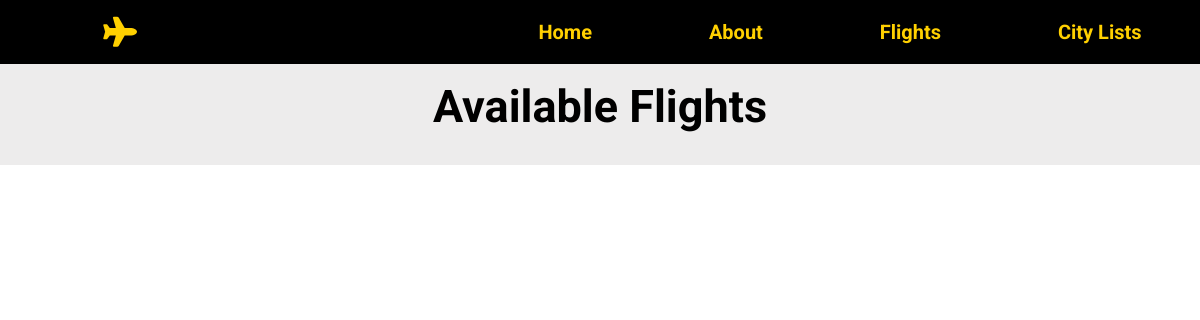
/flights/, run on an earlier commit of the app's database.
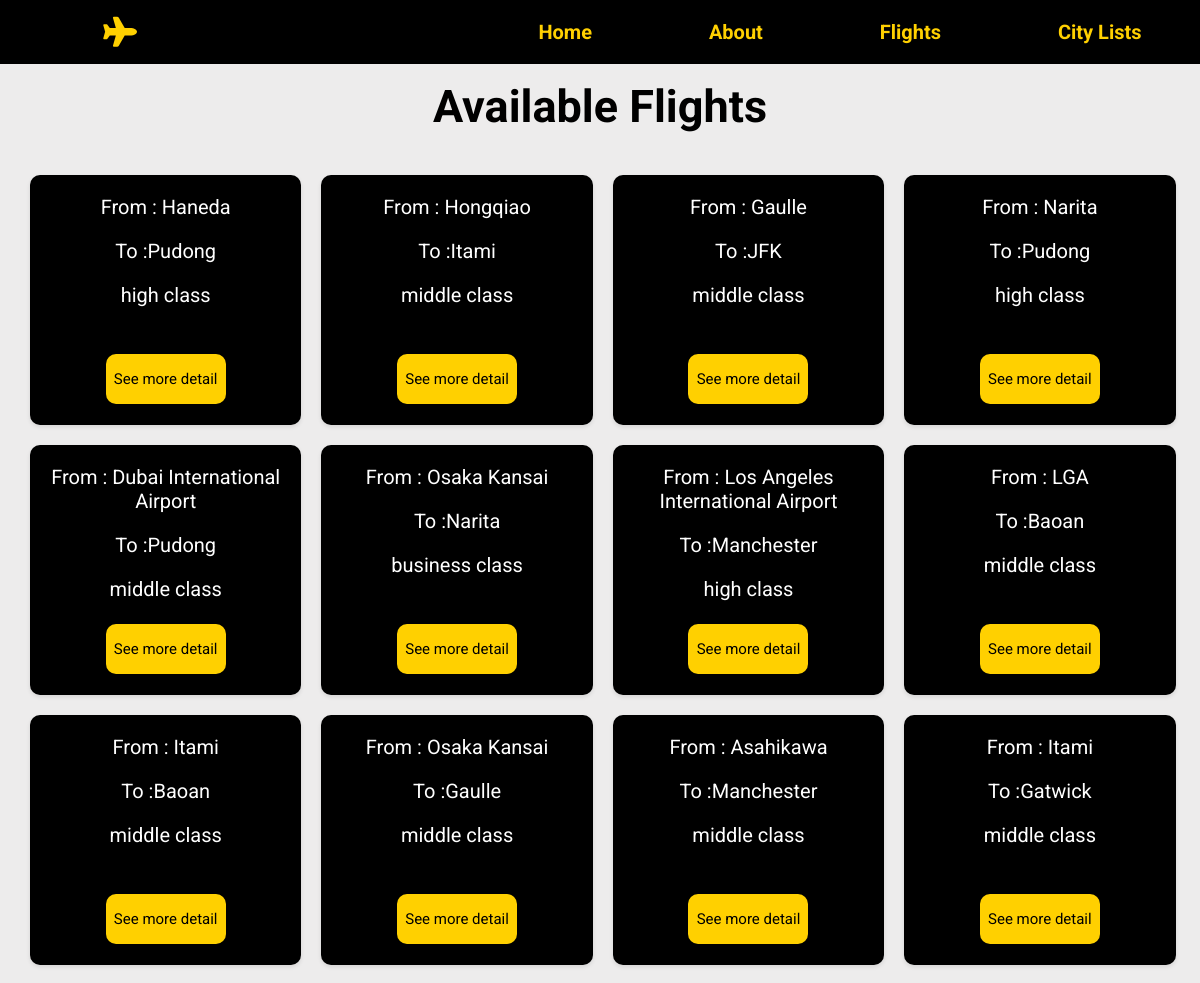
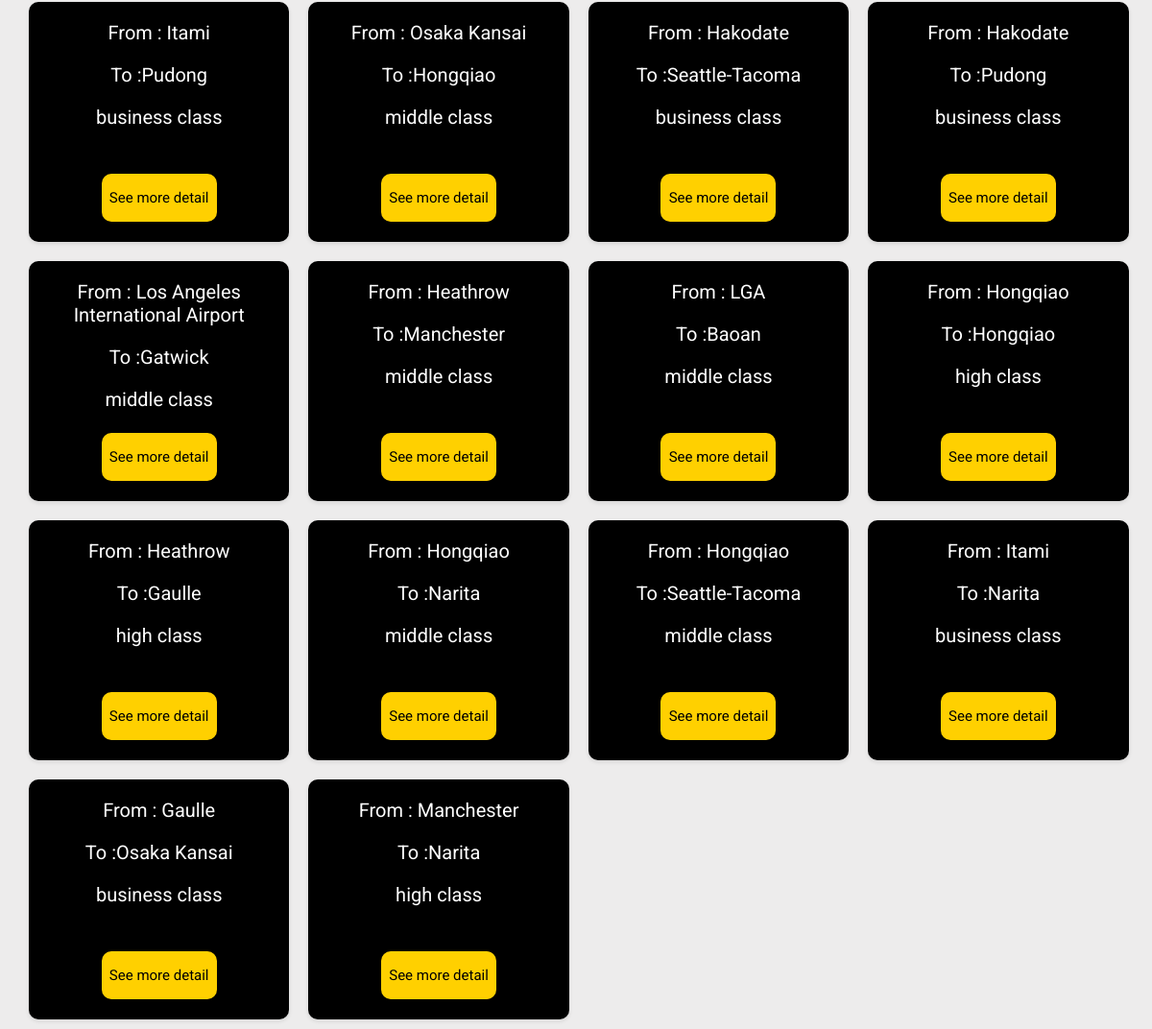
And on a later commit of the database (2 pictures, top to bottom).
### home/models.py (models this page shows, shortened)
class Flight(models.Model):
	class_choices = (
        ('high class', 'high class'),
        ('middle class', 'middle class'),
        ('business class', 'business class'),
    )
	pricing_choices = (
        (500, '500'),
        (1000, '1000'),
        (800, '800'),
        (300, '300'),
        (200, '200'),
    )
	code=models.CharField(max_length=6)
	owner=models.ForeignKey(FlightCompany,on_delete=models.CASCADE,related_name="flight_company")
	departure=models.ForeignKey(Airport,on_delete=models.CASCADE,related_name="departurex")
	destination=models.ForeignKey(Airport,on_delete=models.CASCADE,related_name="destinationx")
	pricing=models.IntegerField(choices=pricing_choices)
	duration=models.IntegerField(default=300)
	capacity=models.IntegerField(default=500)
	standard=models.CharField(max_length=50,choices=class_choices)

class Airport(models.Model):
	name=models.CharField(max_length=50)
	location=models.ForeignKey(City,on_delete=models.CASCADE,related_name="city_name")
	def __str__(self):
		return f"{self.name}"

### home/views.py (the view)
# urls.py: path("flights/",views.flights,name="flightlists"),
def flights(request):
	all_flights=Flight.objects.all()
	data={
		"flights":all_flights,
	}
	return (render(request,"home/flights.html",data))

### templates/home/flights.html
{% extends 'layout.html' %}
{% block yield %}
	<div class="flights-title">
		<h2>Available Flights</h2>
	</div>
<div class="flights-container">
	{% for flight in flights %}
	  <div class="flights-item card">
		<div class="flights">
			<p>From : {{flight.departure}}</p>
			<p>To :{{flight.destination}}</p>
			<p>{{flight.standard}}</p>
		</div>
		<div class="detail-btn">
			<button>
				<a href="{% url 'flightdetails' flight.id %}">See more detail</a>
			</button>
		</div>
	  </div>
	{% endfor %}
</div>
{% endblock %}

### templates/layout.html (shortened to what this page needs)
{% load static %}
<!doctype html>
<html>
<head>
  <link rel="stylesheet" href="{% static 'style.css'%}">
  <link rel="stylesheet" href="{% static 'flights.css'%}">
  <link rel="stylesheet" href="{% static 'flightdetails.css'%}">
  <link rel="stylesheet" href="https://cdnjs.cloudflare.com/ajax/libs/font-awesome/6.4.0/css/all.min.css">
</head>
<body>
  <nav class="bar">
    {% include 'navbar.html' %}
    <nav>
  {% block yield %}
  {% endblock %}
</body>
</html>

### templates/navbar.html
<nav class="bar">
    <div class="icon">
    <i class="fa-solid fa-plane"></i>
    </div>
    <nav class="links">
        <div>
            <a class="link" href="{% url 'index' %}">Home</a>
        </div>
        <div>
            <a class="link" href="{% url 'about' %}">About</a>
        </div>
        <div>
            <a class="link" href="{% url 'flightlists' %}">Flights</a>
        </div>
        <div>
            <a class="link" href="{% url 'city' %}">City Lists</a>
        </div>
    </nav>
</nav>

### static/style.css (style rules this page uses)
* { margin: 0; box-sizing: border-box; font-family: 'Roboto', sans-serif; }
nav .bar { height: 64px; width: 100%; background-color: black; display: flex; justify-content: space-between; position: fixed; }
nav .link { text-decoration: none; color: rgb(255, 208, 0); font-weight: bolder; font-size: 20px; }
nav .links { width: 60%; display: flex; justify-content: space-around; align-items: center; }
.bar .icon { width: 20%; color: rgb(255, 208, 0); display: flex; justify-content: center; align-items: center; font-size: 30px; }

### static/flights.css (style rules this page uses)
.flights-title { padding-top: 5rem; padding-bottom: 2rem; background-color: rgba(231, 230, 230, 0.753); font-size: 30px; text-align: center; }
.flights-container { display: flex; flex-wrap: wrap; padding-left: 20px; background-color: rgba(231, 230, 230, 0.753); text-align: center; color: white; }
.flights-item { height: 250px; flex: 0 0 23%; margin: 10px; border-radius: 10px; box-shadow: 0 2px 4px rgba(0, 0, 0, 0.1); background-color: black; font-size: 20px; display: flex; flex-direction: column; justify-content: center; }
.flights { height: 75%; }
.flights p { margin: 20px 0 20px 0; }
.detail-btn { height: 30%; }
.detail-btn button { height: 50px; width: 120px; background-color: rgb(255, 208, 0); border-radius: 10px; border: none; font-size: 15px; }
.flights-item a { text-decoration: none; color: black; }

What changed in the data, as far as the page shows it:
added Flight: departure "Haneda", destination "Pudong", standard "high class"
added Flight: departure "Hongqiao", destination "Itami", standard "middle class"
added Flight: departure "Gaulle", destination "JFK", standard "middle class"
added Flight: departure "Narita", destination "Pudong", standard "high class"
added Flight: departure "Dubai International Airport", destination "Pudong", standard "middle class"
added Flight: departure "Osaka Kansai", destination "Narita", standard "business class"
added Flight: departure "Los Angeles International Airport", destination "Manchester", standard "high class"
added Flight: departure "LGA", destination "Baoan", standard "middle class"
added Flight: departure "Itami", destination "Baoan", standard "middle class"
added Flight: departure "Osaka Kansai", destination "Gaulle", standard "middle class"
added Flight: departure "Asahikawa", destination "Manchester", standard "middle class"
added Flight: departure "Itami", destination "Gatwick", standard "middle class"
added Flight: departure "Itami", destination "Pudong", standard "business class"
added Flight: departure "Osaka Kansai", destination "Hongqiao", standard "middle class"
added Flight: departure "Hakodate", destination "Seattle-Tacoma", standard "business class"
added Flight: departure "Hakodate", destination "Pudong", standard "business class"
added Flight: departure "Los Angeles International Airport", destination "Gatwick", standard "middle class"
added Flight: departure "Heathrow", destination "Manchester", standard "middle class"
added Flight: departure "LGA", destination "Baoan", standard "middle class"
added Flight: departure "Hongqiao", destination "Hongqiao", standard "high class"
added Flight: departure "Heathrow", destination "Gaulle", standard "high class"
added Flight: departure "Hongqiao", destination "Narita", standard "middle class"
added Flight: departure "Hongqiao", destination "Seattle-Tacoma", standard "middle class"
added Flight: departure "Itami", destination "Narita", standard "business class"
added Flight: departure "Gaulle", destination "Osaka Kansai", standard "business class"
added Flight: departure "Manchester", destination "Narita", standard "high class"
